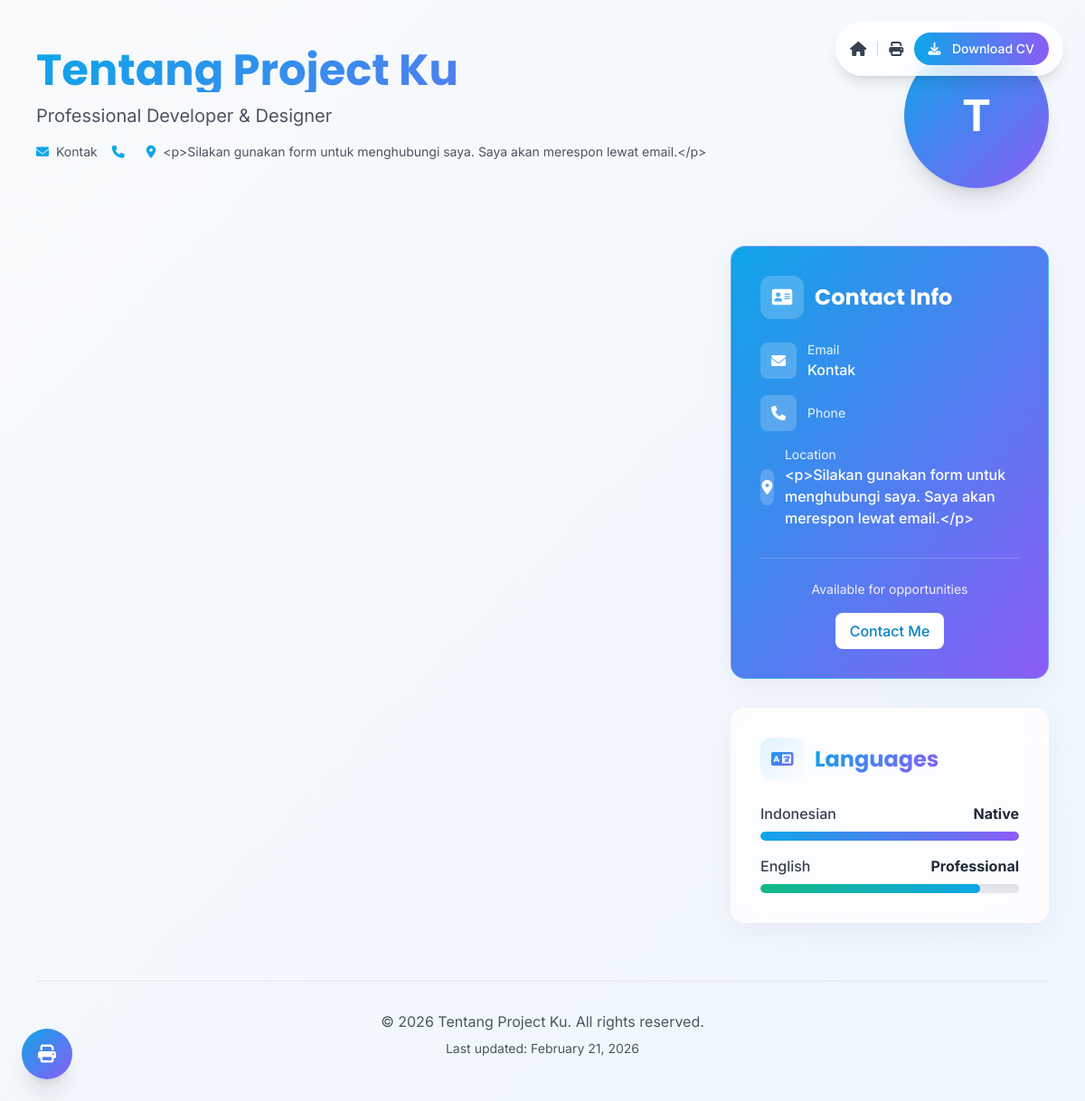
Screenshot of /resume.php with the database file from the repository.
### tables this page shows
CREATE TABLE IF NOT EXISTS `pages` (
  `id` INT AUTO_INCREMENT PRIMARY KEY,
  `type` ENUM('about','service','contact','project','resume','other') NOT NULL,
  `title` VARCHAR(255) DEFAULT NULL,
  `subtitle` VARCHAR(255) DEFAULT NULL,
  `content` TEXT NOT NULL,
  `pdf_file` VARCHAR(500) DEFAULT NULL,
  `created_at` TIMESTAMP DEFAULT CURRENT_TIMESTAMP,
  `updated_at` TIMESTAMP DEFAULT CURRENT_TIMESTAMP ON UPDATE CURRENT_TIMESTAMP
);

### resume.php (the view, shortened to what this page needs)
<?php
require_once 'koneksi.php';
$stmt = $pdo->prepare("SELECT * FROM pages WHERE `type` = ? ORDER BY id DESC LIMIT 1");
$stmt->execute(['about']);
$aboutPage = $stmt->fetch(PDO::FETCH_ASSOC);
$stmt = $pdo->prepare("SELECT * FROM pages WHERE `type` = ? ORDER BY id DESC LIMIT 1");
$stmt->execute(['contact']);
$contactPage = $stmt->fetch(PDO::FETCH_ASSOC);
?><!doctype html>
<html lang="id">
<head>
  <script src="https://cdn.tailwindcss.com"></script>
  <link rel="stylesheet" href="https://cdnjs.cloudflare.com/ajax/libs/font-awesome/6.4.0/css/all.min.css">
</head>
<body class="bg-gradient-to-br from-gray-50 to-blue-50 min-h-screen print:bg-white print:text-black animate-fade-in">
  <nav class="fixed top-6 right-6 z-50 no-print">
    <div class="flex items-center gap-3 bg-white/80 backdrop-blur-md rounded-full shadow-lg px-4 py-3">
      <a href="index.php" class="text-gray-700 hover:text-primary-600 transition-colors" title="Back to Portfolio">
        <i class="fas fa-home"></i>
      </a>
      <button onclick="window.print()" class="text-gray-700 hover:text-primary-600 transition-colors" title="Print Resume">
        <i class="fas fa-print"></i>
      </button>
      <a href="?download=1" class="bg-gradient-to-r from-primary-500 to-secondary-500 text-white px-4 py-2 rounded-full text-sm font-medium hover:shadow-lg hover:shadow-primary-500/30 transition-all duration-300">
        <i class="fas fa-download mr-2"></i> Download CV
      </a>
    </div>
  </nav>
  <div class="max-w-6xl mx-auto px-4 py-8 lg:py-12">
    <header class="mb-12 lg:mb-16 animate-slide-up">
      <div class="flex flex-col lg:flex-row items-start lg:items-center justify-between gap-8">
        <div class="flex-1">
          <div class="mb-6">
            <h1 class="text-4xl lg:text-5xl font-bold mb-3 gradient-text"><?php echo htmlspecialchars($aboutPage['title'] ?? 'Nama Anda'); ?></h1>
            <p class="text-xl text-gray-600 mb-4"><?php echo htmlspecialchars($aboutPage['subtitle'] ?? 'Professional Developer & Designer'); ?></p>
            <div class="flex flex-wrap gap-4 text-sm text-gray-600">
              <?php if ($contactPage): ?>
                <div class="flex items-center gap-2">
                  <i class="fas fa-envelope text-primary-500"></i>
                  <span><?php echo htmlspecialchars($contactPage['title'] ?? ''); ?></span>
                </div>
                <div class="flex items-center gap-2">
                  <i class="fas fa-phone text-primary-500"></i>
                </div>
                <div class="flex items-center gap-2">
                  <i class="fas fa-map-marker-alt text-primary-500"></i>
                  <span><?php echo htmlspecialchars($contactPage['content'] ?? ''); ?></span>
                </div>
              <?php endif; ?>
            </div>
          </div>
        </div>
        <div class="w-32 h-32 lg:w-40 lg:h-40 rounded-full bg-gradient-to-br from-primary-500 to-secondary-500 flex items-center justify-center text-white text-4xl lg:text-5xl font-bold shadow-xl hover-lift">
          <?php echo strtoupper(substr(htmlspecialchars($aboutPage['title'] ?? 'A'), 0, 1)); ?>
        </div>
      </div>
    </header>
    <div class="grid grid-cols-1 lg:grid-cols-3 gap-8">
      <div class="lg:col-span-2 space-y-8">
      </div>
      <div class="space-y-8">
        <div class="glass-effect rounded-2xl p-8 bg-gradient-to-br from-primary-500 to-secondary-500 text-white hover-lift animate-slide-up" style="animation-delay: 0.5s">
          <div class="flex items-center gap-3 mb-6">
            <div class="w-12 h-12 rounded-xl bg-white/20 backdrop-blur-sm flex items-center justify-center">
              <i class="fas fa-address-card text-xl"></i>
            </div>
            <h2 class="text-2xl font-bold">Contact Info</h2>
          </div>
          <div class="space-y-4">
            <div class="flex items-center gap-3">
              <div class="w-10 h-10 rounded-lg bg-white/20 backdrop-blur-sm flex items-center justify-center">
                <i class="fas fa-envelope"></i>
              </div>
              <div>
                <p class="text-sm opacity-90">Email</p>
                <p class="font-medium"><?php echo htmlspecialchars($contactPage['title'] ?? ''); ?></p>
              </div>
            </div>
            <div class="flex items-center gap-3">
              <div class="w-10 h-10 rounded-lg bg-white/20 backdrop-blur-sm flex items-center justify-center">
                <i class="fas fa-phone"></i>
              </div>
              <div>
                <p class="text-sm opacity-90">Phone</p>
              </div>
            </div>
            <div class="flex items-center gap-3">
              <div class="w-10 h-10 rounded-lg bg-white/20 backdrop-blur-sm flex items-center justify-center">
                <i class="fas fa-map-marker-alt"></i>
              </div>
              <div>
                <p class="text-sm opacity-90">Location</p>
                <p class="font-medium"><?php echo htmlspecialchars($contactPage['content'] ?? ''); ?></p>
              </div>
            </div>
          </div>
          <div class="mt-8 pt-6 border-t border-white/20">
            <p class="text-center text-sm opacity-90">Available for opportunities</p>
            <div class="flex justify-center gap-3 mt-4">
              <a href="index.php#contact" class="bg-white text-primary-600 px-4 py-2 rounded-lg font-medium hover:bg-gray-100 transition-colors">
                Contact Me
              </a>
            </div>
          </div>
        </div>
        <div class="glass-effect rounded-2xl p-8 hover-lift animate-slide-up" style="animation-delay: 0.6s">
          <div class="flex items-center gap-3 mb-6">
            <div class="w-12 h-12 rounded-xl bg-gradient-to-br from-primary-100 to-secondary-100 flex items-center justify-center">
              <i class="fas fa-language text-xl gradient-text"></i>
            </div>
            <h2 class="text-2xl font-bold gradient-text">Languages</h2>
          </div>
          <div class="space-y-4">
            <div>
              <div class="flex justify-between mb-2">
                <span class="text-gray-700 font-medium">Indonesian</span>
                <span class="font-bold text-gray-800">Native</span>
              </div>
              <div class="w-full bg-gray-200 h-2.5 rounded-full overflow-hidden shadow-inner">
                <div class="h-full rounded-full bg-gradient-to-r from-primary-500 to-secondary-500 animate-progress-bar-anim" style="--target-width: 100%; width: 0;"></div>
              </div>
            </div>
            <div>
              <div class="flex justify-between mb-2">
                <span class="text-gray-700 font-medium">English</span>
                <span class="font-bold text-gray-800">Professional</span>
              </div>
              <div class="w-full bg-gray-200 h-2.5 rounded-full overflow-hidden shadow-inner">
                <div class="h-full rounded-full bg-gradient-to-r from-success-500 to-primary-500 animate-progress-bar-anim" style="--target-width: 85%; width: 0; animation-delay: 0.2s;"></div>
              </div>
            </div>
          </div>
        </div>
      </div>
    </div>
    <footer class="mt-16 pt-8 border-t border-gray-200 text-center text-gray-600 no-print">
      <p class="mb-2">© <?php echo date('Y'); ?> <?php echo htmlspecialchars($aboutPage['title'] ?? 'Professional Portfolio'); ?>. All rights reserved.</p>
      <p class="text-sm">Last updated: <?php echo date('F j, Y'); ?></p>
    </footer>
  </div>
  <div class="fixed bottom-6 left-6 z-50 no-print animate-float">
    <div class="bg-gradient-to-br from-primary-500 to-secondary-500 text-white rounded-full w-14 h-14 flex items-center justify-center shadow-xl hover:shadow-2xl hover:scale-110 transition-all duration-300 cursor-pointer" onclick="window.print()">
      <i class="fas fa-print text-xl"></i>
    </div>
  </div>
</body>
</html>

### resume.php (style rules this page uses)
* { font-family: 'Inter', sans-serif; }
h1, h2, h3, h4, h5, h6 { font-family: 'Poppins', sans-serif; }
.glass-effect { background: rgba(255, 255, 255, 0.7); backdrop-filter: blur(10px); border: 1px solid rgba(255, 255, 255, 0.2); box-shadow: 0 8px 32px rgba(0, 0, 0, 0.05); }
.gradient-text { background: linear-gradient(135deg, #0ea5e9 0%, #8b5cf6 100%); -webkit-background-clip: text; -webkit-text-fill-color: transparent; background-clip: text; }
.hover-lift { transition: all 0.3s ease; }

### rows the page displays
pages: title "Tentang Project Ku", subtitle "Professional Developer & Designer", title "T"
pages: title "Kontak", content "<p>Silakan gunakan form untuk menghubungi saya. Saya akan merespon lewat email.</p>"
